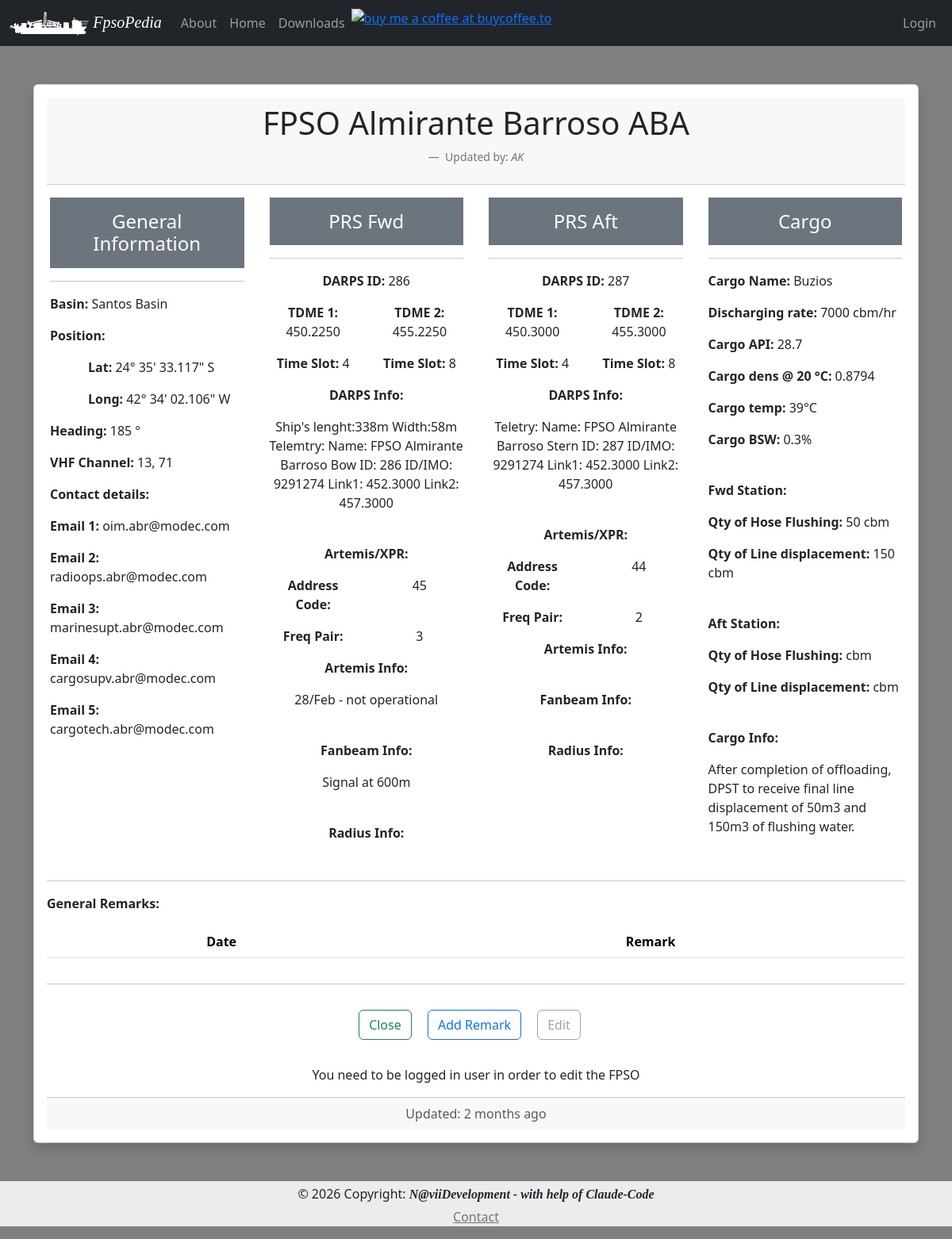
Screenshot of /fpso/12 with the database file from the repository.
### App/models.py (models this page shows, shortened)
class Fpso(db.Model):
    id = db.Column(db.Integer, primary_key=True)
    fpso_owner = db.Column(db.String, index=True, default="None")
    timestamp = db.Column(db.DateTime, default=datetime.utcnow)
    fpso_name = db.Column(db.String, unique=True, index=True)
    fpso_basin = db.Column(db.String, default="None", nullable = True)
    fpso_img_name = db.Column(db.String, default="default_fpso_card")
    fpso_remarks = db.Column(db.String, default="None")
    fpso_psn_lat_deg = db.Column(db.String, nullable = True)
    fpso_psn_lat_min = db.Column(db.String, nullable = True)
    fpso_psn_lat_sec = db.Column(db.String, nullable = True)
    fpso_psn_lat_NS = db.Column(db.String, default="S", nullable = True)
    fpso_psn_long_deg = db.Column(db.String, nullable = True)
    fpso_psn_long_min = db.Column(db.String, nullable = True)
    fpso_psn_long_sec = db.Column(db.String, nullable = True)
    fpso_psn_long_WE = db.Column(db.String, default="W", nullable = True)
    fpso_hdg = db.Column(db.String, nullable = True)
    fpso_disch_rate = db.Column(db.String, nullable = True)
    fpso_vhf = db.Column(db.String, default="None", nullable = True)
    fpso_email_1 = db.Column(db.String, default="fpso@example.com", nullable = True)
    fpso_email_2 = db.Column(db.String, default="fpso@example.com", nullable = True)
    fpso_email_3 = db.Column(db.String, default="fpso@example.com", nullable = True)
    fpso_email_4 = db.Column(db.String, default="fpso@example.com", nullable = True)
    fpso_email_5 = db.Column(db.String, default="fpso@example.com", nullable = True)
    cargo_name = db.Column(db.String, nullable = True)
    cargo_API = db.Column(db.String, nullable = True)
    cargo_dens = db.Column(db.String, nullable = True)
    cargo_temp = db.Column(db.String, nullable = True)
    cargo_bsw = db.Column(db.String, nullable = True)
    cargo_line_displ_fwd = db.Column(db.String, nullable = True)
    cargo_Hose_Flush_fwd = db.Column(db.String, nullable = True)
    cargo_line_displ_aft = db.Column(db.String, nullable = True)
    cargo_Hose_Flush_aft = db.Column(db.String, nullable = True)
    cargo_info = db.Column(db.String, nullable = True)
    darps_ID_fwd = db.Column(db.String, nullable = True)
    darps_1_tdma_fwd = db.Column(db.String, nullable = True)
    darps_2_tdma_fwd = db.Column(db.String, nullable = True)
    darps_info_fwd = db.Column(db.String, nullable = True)
    darps_1_ts_fwd = db.Column(db.String, nullable = True)
    darps_2_ts_fwd= db.Column(db.String, nullable = True)
    darps_ID_aft = db.Column(db.String, nullable = True)
    darps_1_tdma_aft = db.Column(db.String, nullable = True)
    darps_2_tdma_aft = db.Column(db.String, nullable = True)
    darps_info_aft = db.Column(db.String, nullable = True)
    darps_1_ts_aft = db.Column(db.String, nullable = True)
    darps_2_ts_aft= db.Column(db.String, nullable = True)
    artemis_address_code_fwd = db.Column(db.String, nullable = True)
    artemis_freq_pair_fwd = db.Column(db.String, nullable = True)
    artemis_info_fwd = db.Column(db.String, nullable = True)
    fanbeam_info_fwd = db.Column(db.String, nullable = True)
    radius_info_fwd = db.Column(db.String, nullable = True)
    artemis_address_code_aft = db.Column(db.String, nullable = True)
    artemis_freq_pair_aft = db.Column(db.String, nullable = True)
    artemis_info_aft = db.Column(db.String, nullable = True)
    fanbeam_info_aft = db.Column(db.String, nullable = True)
    radius_info_aft = db.Column(db.String, nullable = True)
    remarks = db.relationship('Remark', backref='fpso', lazy='dynamic')

### App/routes.py (the view)
@app.route('/fpso/<id>')
def fpso_page(id):
    form = EmptyForm()
    fpso = Fpso.query.get_or_404(id)
    remarks = Remark.query.order_by(Remark.id).all()
    return render_template('fpso_page.html', fpso=fpso, title='FPSO_Page', form=form, remarks=remarks)

### App/templates/fpso_page.html (shortened to what this page needs)
{% extends "base.html" %}
{%  block content %}
<div class="card text-center shadow p-3 mb-5 bg-body rounded">
  <div class="card-header ">
    <h2 class="display-6 mb-4">{{ fpso.fpso_name }}</h2>
    <figcaption class="blockquote-footer">
    Updated by: <cite title="Source Title"> {{ fpso.fpso_owner }}</cite>
  </figcaption>
  </div>
  <div class="row">
    <div class="card-body col-12 col-lg-3">
        <h4 class="card-title p-3 mb-2 bg-secondary text-white">General Information</h4>
        <hr>
        <p class="card-text text-start"><b>Basin: </b>{{ fpso.fpso_basin }}</p>
        <p class="card-text text-start"><b>Position: </b></p>
        <p class="card-text text-start ms-5"><b>Lat: </b>{{ fpso.fpso_psn_lat_deg }}&#176 {{ fpso.fpso_psn_lat_min }}' {{ fpso.fpso_psn_lat_sec }}" {{ fpso.fpso_psn_lat_NS }}</p>
        <p class="card-text text-start ms-5"><b>Long: </b>{{ fpso.fpso_psn_long_deg }}&#176 {{ fpso.fpso_psn_long_min }}' {{ fpso.fpso_psn_long_sec }}" {{ fpso.fpso_psn_long_WE }}</p>
        <p class="card-text text-start"><b>Heading: </b>{{ fpso.fpso_hdg }} &#176</p>
        <p class="card-text text-start"><b>VHF Channel: </b>{{ fpso.fpso_vhf }}</p>
        <p class="card-text text-start"><b>Contact details: </b></p>
        <p class="card-text text-start"><b>Email 1: </b>{{ " - " if fpso.fpso_email_1 == 'fpso@example.com' else fpso.fpso_email_1 }}</p>
        <p class="card-text text-start"><b>Email 2: </b>{{ " - " if fpso.fpso_email_2 == 'fpso@example.com' else fpso.fpso_email_2 }}</p>
        <p class="card-text text-start"><b>Email 3: </b>{{ " - " if fpso.fpso_email_3 == 'fpso@example.com' else fpso.fpso_email_3 }}</p>
        <p class="card-text text-start"><b>Email 4: </b>{{ " - " if fpso.fpso_email_4 == 'fpso@example.com' else fpso.fpso_email_4 }}</p>
        <p class="card-text text-start"><b>Email 5: </b>{{ " - " if fpso.fpso_email_5 == 'fpso@example.com' else fpso.fpso_email_5 }}</p>
    </div>
    <div class="card-body col-12 col-lg-3 ">
        <h4 class="card-title p-3 mb-2 bg-secondary text-white">PRS Fwd</h4>
        <hr>
        <p class="card-text text-center"><b>DARPS ID: </b>{{ fpso.darps_ID_fwd }}</p>
        <div class="row">
            <p class="card-text col-6"><b>TDME 1: </b>{{ fpso.darps_1_tdma_fwd }}</p>
            <p class="card-text col-6"><b>TDME 2: </b>{{ fpso.darps_2_tdma_fwd }}</p>
        </div>
        <div class="row">
            <p class="card-text col-6"><b>Time Slot: </b>{{ fpso.darps_1_ts_fwd }}</p>
            <p class="card-text col-6"><b>Time Slot: </b>{{ fpso.darps_2_ts_fwd }}</p>
        </div>
        <p class="card-text text-center"><b>DARPS Info: </b></p>
        <p class="card-text text-center">{{ fpso.darps_info_fwd }}</p>
        <br>
        <p class="card-text text-center"><b>Artemis/XPR: </b></p>
        <div class="row">
            <p class="card-text col-6"><b>Address Code: </b></p>
            <p class="card-text col-6">{{ fpso.artemis_address_code_fwd }}</p>
            <p class="card-text col-6"><b>Freq Pair: </b></p>
            <p class="card-text col-6"> {{ fpso.artemis_freq_pair_fwd }}</p>
        </div>
        <p class="card-text text-center"><b>Artemis Info: </b></p>
        <p class="card-text text-center">{{ fpso.artemis_info_fwd }}</p>
        <br>
        <p class="card-text text-center"><b>Fanbeam Info: </b></p>
        <p class="card-text text-center">{{ fpso.fanbeam_info_fwd }}</p>
        <br>
        <p class="card-text text-center"><b>Radius Info: </b></p>
    </div>
    <div class="card-body col-12 col-lg-3">
        <h4 class="card-title p-3 mb-2 bg-secondary text-white">PRS Aft</h4>
        <hr>
        <p class="card-text text-center"><b>DARPS ID: </b>{{ fpso.darps_ID_aft }}</p>
        <div class="row">
            <p class="card-text col-6"><b>TDME 1: </b>{{ fpso.darps_1_tdma_aft }}</p>
            <p class="card-text col-6"><b>TDME 2: </b>{{ fpso.darps_2_tdma_aft }}</p>
        </div>
        <div class="row">
            <p class="card-text col-6"><b>Time Slot: </b>{{ fpso.darps_1_ts_aft }}</p>
            <p class="card-text col-6"><b>Time Slot: </b>{{ fpso.darps_2_ts_aft }}</p>
        </div>
        <p class="card-text text-center"><b>DARPS Info: </b></p>
        <p class="card-text text-center">{{ fpso.darps_info_aft }}</p>
        <br>
        <p class="card-text text-center"><b>Artemis/XPR: </b></p>
        <div class="row">
            <p class="card-text col-6"><b>Address Code: </b></p>
            <p class="card-text col-6">{{ fpso.artemis_address_code_aft }}</p>
            <p class="card-text col-6"><b>Freq Pair: </b></p>
            <p class="card-text col-6">{{ fpso.artemis_freq_pair_aft }}</p>
        </div>
        <p class="card-text text-center"><b>Artemis Info: </b></p>
        <br>
        <p class="card-text text-center"><b>Fanbeam Info: </b></p>
        <br>
        <p class="card-text text-center"><b>Radius Info: </b></p>
    </div>
    <div class="card-body col-12 col-lg-3">
        <h4 class="card-title p-3 mb-2 bg-secondary text-white">Cargo</h4>
        <hr>
        <p class="card-text text-start"><b>Cargo Name: </b>{{ fpso.cargo_name }}</p>
        <p class="card-text text-start"><b>Discharging rate: </b>{{ fpso.fpso_disch_rate }} cbm/hr</p>
        <p class="card-text text-start"><b>Cargo API: </b>{{ fpso.cargo_API }}</p>
        <p class="card-text text-start"><b>Cargo dens @ 20 &#176C: </b>{{ fpso.cargo_dens }}</p>
        <p class="card-text text-start"><b>Cargo temp: </b>{{ fpso.cargo_temp }}&#176C</p>
         <p class="card-text text-start"><b>Cargo BSW: </b>{{ fpso.cargo_bsw }}&#37</p>
        <br>
        <p class="card-text text-start"><b>Fwd Station: </b></p>
        <p class="card-text text-start"><b>Qty of Hose Flushing: </b>{{ fpso.cargo_line_displ_fwd }} cbm</p>
        <p class="card-text text-start"><b>Qty of Line displacement: </b>{{ fpso.cargo_Hose_Flush_fwd }} cbm</p>
        <br>
        <p class="card-text text-start"><b>Aft Station: </b></p>
        <p class="card-text text-start"><b>Qty of Hose Flushing: </b>{{ fpso.cargo_line_displ_aft }} cbm</p>
        <p class="card-text text-start"><b>Qty of Line displacement: </b>{{ fpso.cargo_Hose_Flush_aft }} cbm</p>
        <br>
        <p class="card-text text-start"><b>Cargo Info: </b></p>
        <p class="card-text text-start">{{ fpso.cargo_info }}</p>
    </div>
  </div>
<hr>
 <p class="card-text text-start"><b>General Remarks: </b></p>
 <table class="table">
  <thead>
    <tr>
      <th scope="col">Date</th>
      <th scope="col">Remark</th>
    </tr>
  </thead>
</table>
<hr>
  <div class="row">
    <div class="card-body">
        <a href="{{ url_for('index') }}" class="btn btn-outline-success me-3 mb-3">Close</a>
        <a href="{{ url_for('add_remark', id=fpso.id) }}" class="btn btn-outline-primary me-3 mb-3">Add Remark</a>
        <a href="{{ url_for('edit_fpso', id=fpso.id) }}" class="btn btn-outline-secondary {{ '' if current_user.is_authenticated else 'disabled'}} me-3 mb-3">Edit</a>
    </div>
    <p class="fw-lighter">{{ " " if current_user.is_authenticated else "You need to be logged in user in order to edit the FPSO" }}</p>
  </div>
  <div class="card-footer text-muted">
    Updated: {{ moment(fpso.timestamp).fromNow(refresh=True) }}
  </div>
</div>
{% endblock %}

### App/static/css/style.css (style rules this page uses)
body { background-color: gray; }

### rows the page displays
Fpso: fpso_name "FPSO Almirante Barroso ABA", fpso_owner "AK", fpso_basin "Santos Basin", fpso_psn_lat_deg "24", fpso_psn_lat_min "35", fpso_psn_lat_sec "33.117", fpso_psn_lat_NS "S", fpso_psn_long_deg "42", fpso_psn_long_min "34", fpso_psn_long_sec "02.106", fpso_psn_long_WE "W", fpso_hdg "185", fpso_vhf "13, 71", fpso_email_1 "oim.abr@modec.com", fpso_email_2 "radioops.abr@modec.com", fpso_email_3 "marinesupt.abr@modec.com", fpso_email_4 "cargosupv.abr@modec.com", fpso_email_5 "cargotech.abr@modec.com", darps_ID_fwd "286", darps_1_tdma_fwd "450.2250", darps_2_tdma_fwd "455.2250", darps_1_ts_fwd "4", darps_2_ts_fwd "8", darps_info_fwd "Ship's lenght:338m Width:58m Telemtry: Name: FPSO Almirante Barroso Bow ID: 286 ID/IMO: 9291274 Link1: 452.3000 Link2: 457.3000", artemis_address_code_fwd "45", artemis_freq_pair_fwd "3", artemis_info_fwd "28/Feb - not operational", fanbeam_info_fwd "Signal at 600m", darps_ID_aft "287", darps_1_tdma_aft "450.3000", darps_2_tdma_aft "455.3000", darps_1_ts_aft "4", darps_2_ts_aft "8", darps_info_aft "Teletry: Name: FPSO Almirante Barroso Stern ID: 287 ID/IMO: 9291274 Link1: 452.3000 Link2: 457.3000", artemis_address_code_aft "44", artemis_freq_pair_aft "2", cargo_name "Buzios", fpso_disch_rate "7000", cargo_API "28.7", cargo_dens "0.8794", cargo_temp "39", cargo_bsw "0.3", cargo_line_displ_fwd "50", cargo_Hose_Flush_fwd "150", cargo_info "After completion of offloading, DPST to receive final line displacement of 50m3 and 150m3 of flushing water.", timestamp "2 months ago"
